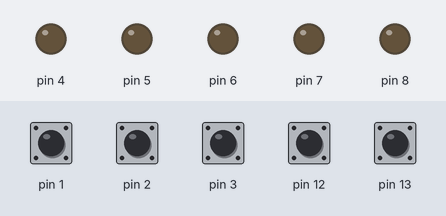
A sketch run on a simulated Arduino Uno, built with avr-gcc and run on an emulated ATmega328P. On the bench: output pins drawn as LEDs (lit = HIGH). The inputs (shaded band) are chosen by the test bench; at power-on: pin 1–3, pin 12, pin 13 HIGH.

Above: at 1.2 s.
1.3 s: pin 1 pulled LOW for 0.15 s
At 1.37 s:
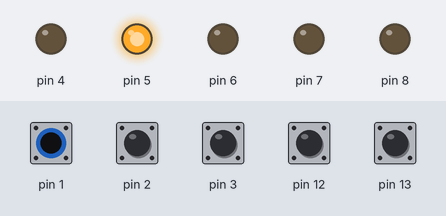
2.9 s: pin 2 pulled LOW for 0.15 s
At 2.97 s:
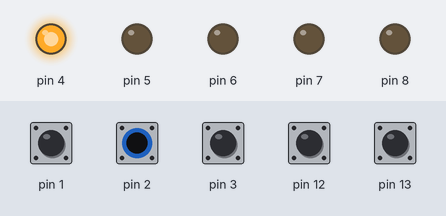
4.5 s: pin 3 pulled LOW for 0.15 s
At 4.57 s:
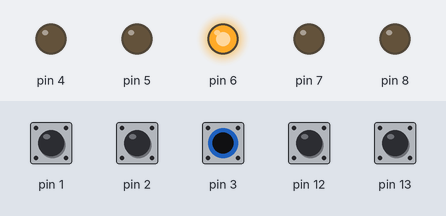
6.1 s: pin 12 pulled LOW for 0.15 s
At 6.17 s:
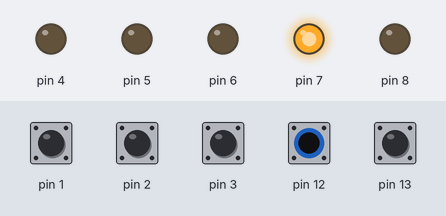
7.7 s: pin 13 pulled LOW for 0.15 s
At 7.77 s:
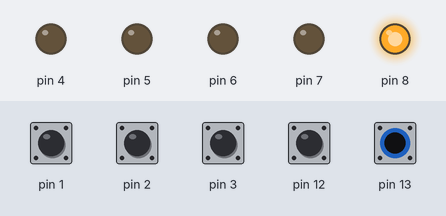
9.3 s: pin 1 driven LOW and pin 2 driven LOW
At 10.6 s:
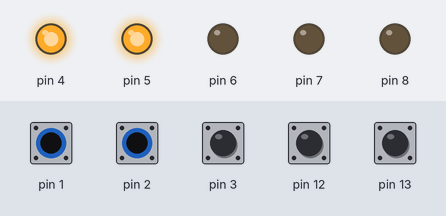
Timing chart, 0 to 11.8 s (numbered marks = the images above; inputs shaded):
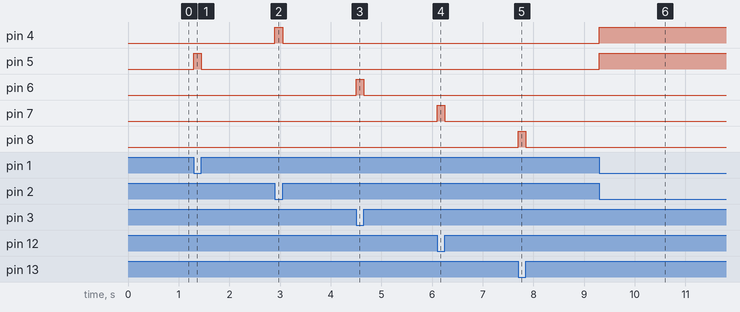

Measured:
- after the input at 1.3 s, pin 5: LOW → HIGH at once, → LOW 0.15 s later
- after the input at 2.9 s, pin 4: LOW → HIGH at once, → LOW 0.15 s later
- after the input at 4.5 s, pin 6: LOW → HIGH at once, → LOW 0.15 s later
- after the input at 6.1 s, pin 7: LOW → HIGH at once, → LOW 0.15 s later
- after the input at 7.7 s, pin 8: LOW → HIGH at once, → LOW 0.15 s later
- after the input at 9.3 s, pin 4, pin 5: LOW → HIGH at once

The sketch:

5Buttons_5LEDs.ino
```cpp
class ButtonLED
{
    // Class Member Variables
    // These are initialized at startup
    int ledPin;      // the number of the LED pin
    int buttonPin;   // number of button pin

    // These maintain the current state
    int ledState;                   // ledState used to set the LED
    int buttonState;                 // state of button

    // Constructor -
  public:
    ButtonLED(int Bpin, int Lpin)
    {
      buttonPin = Bpin;
      pinMode(buttonPin, INPUT_PULLUP);

      ledPin = Lpin;
      pinMode(ledPin, OUTPUT);
    }

    void Update()
    {
      buttonState = digitalRead(buttonPin);

      if (buttonState == LOW) {        //Using pullup means we have to invert HIGH/LOW for buttons
        digitalWrite(ledPin, HIGH);
      } else {
        digitalWrite(ledPin, LOW);
      }
    }
};

ButtonLED led1(2, 4);
ButtonLED led2(1, 5);
ButtonLED led3(3, 6);
ButtonLED led4(12, 7);
ButtonLED led5(13, 8);

void setup()
{
}

void loop()
{
  led1.Update();
  led2.Update();
  led3.Update();
  led4.Update();
  led5.Update();
}
```
